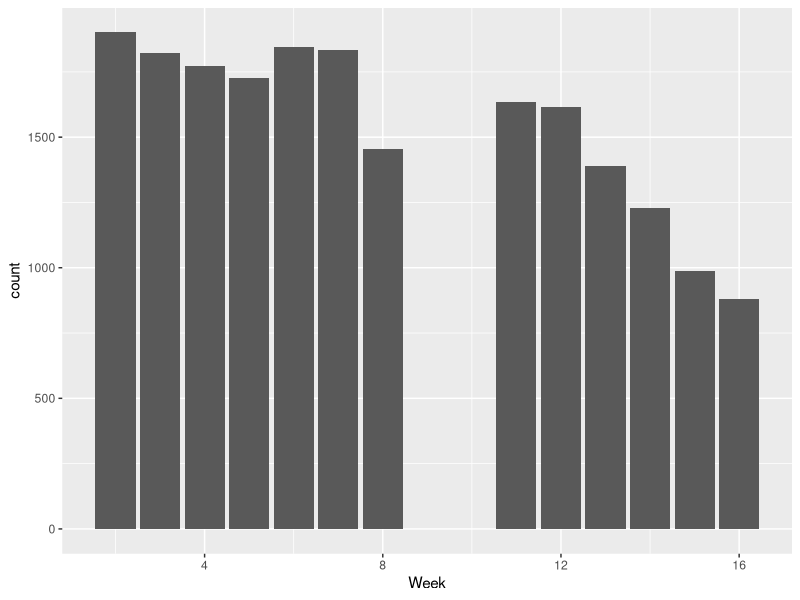
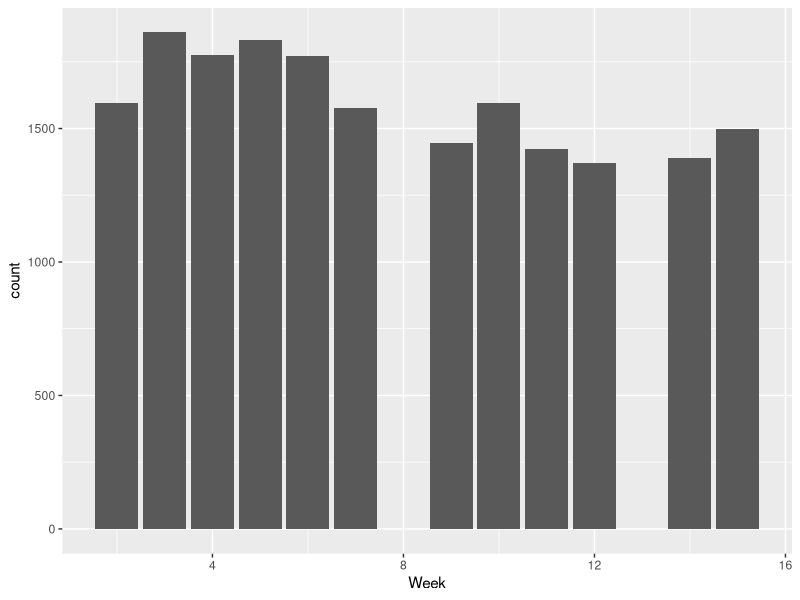
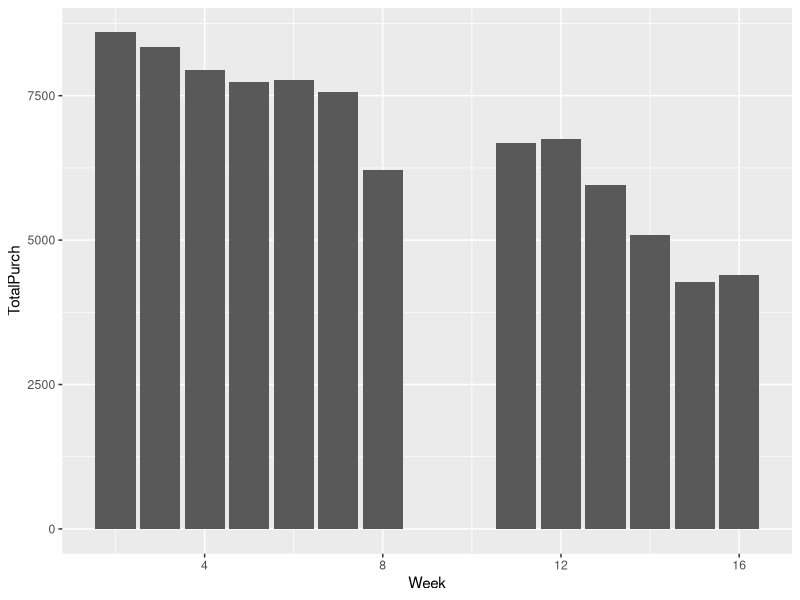
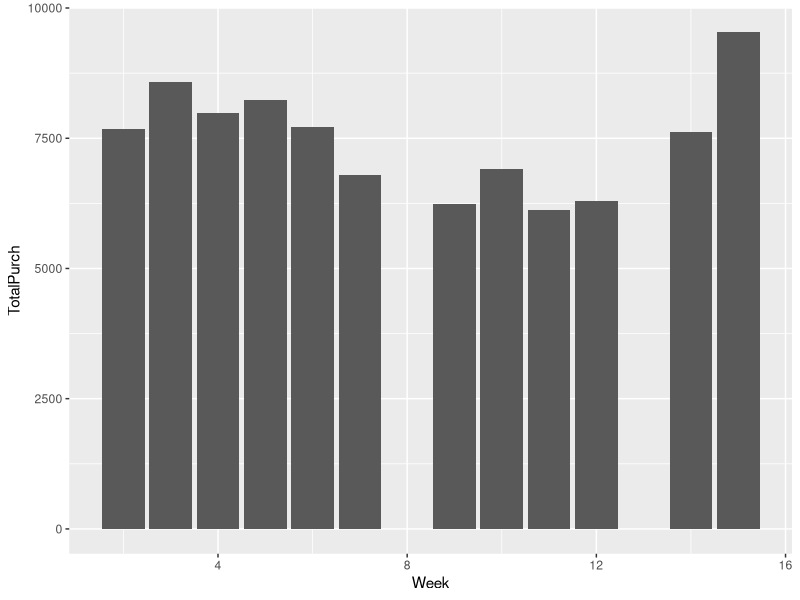
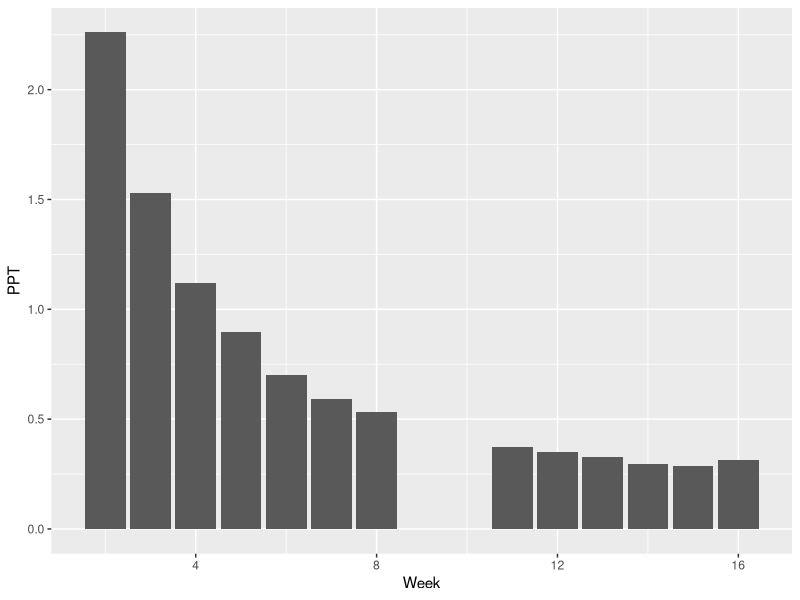
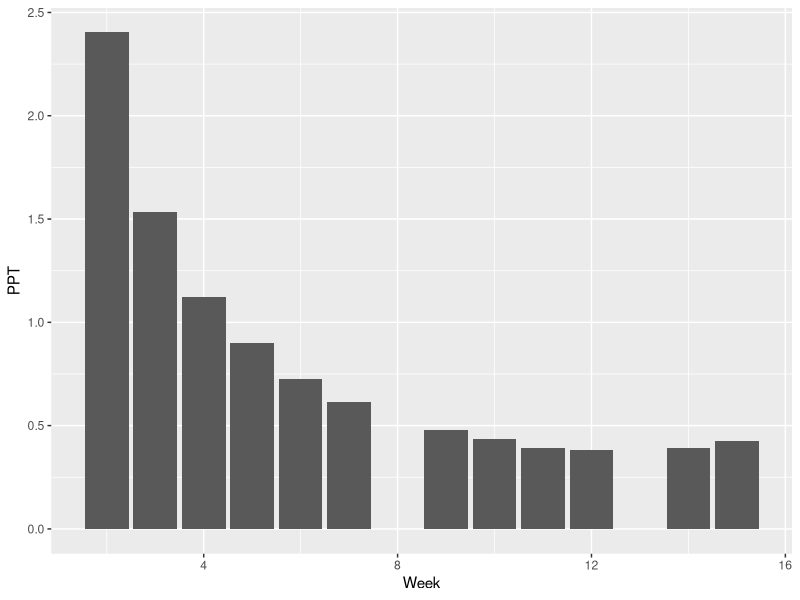
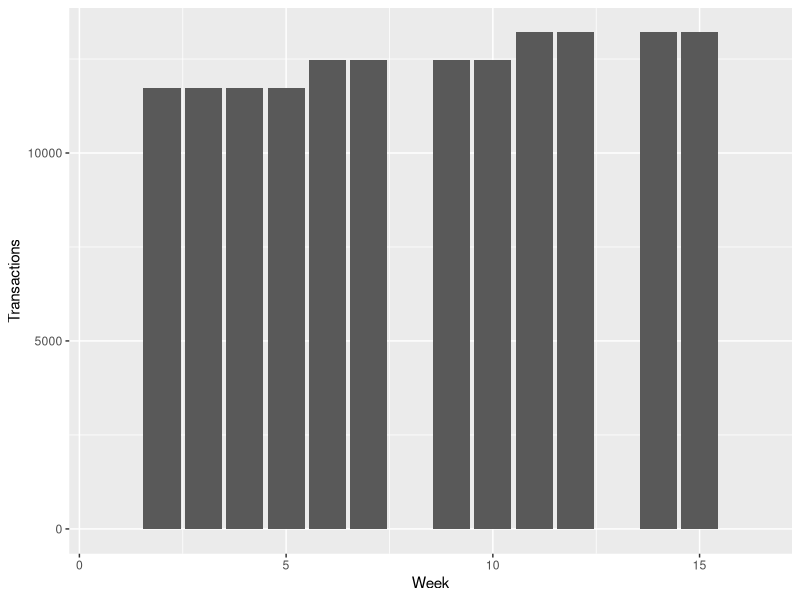
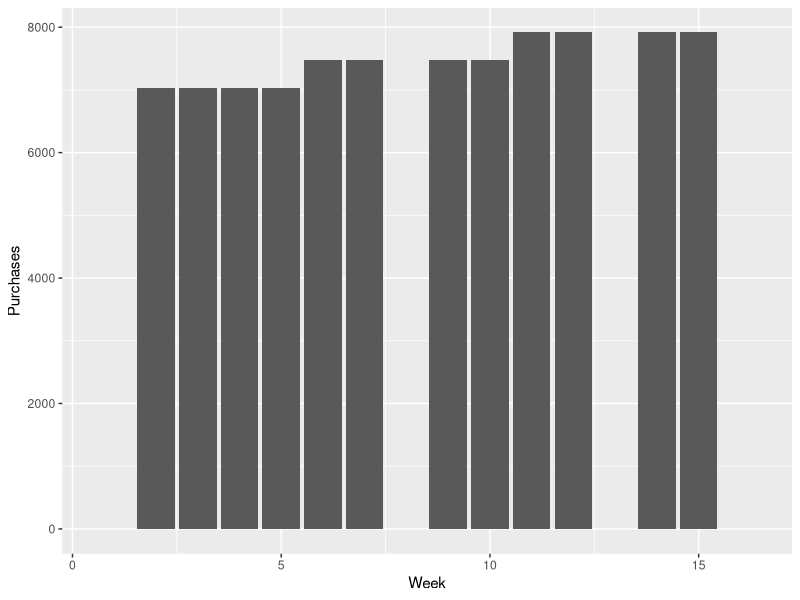

R code for these plots, in order:
## ---- chunk 1
knitr::opts_chunk$set(echo = TRUE, message=FALSE, warning=FALSE, cache=TRUE, 
                      fig.width=7, fig.height=3, fig.align = "center")
library(readr)
library(dplyr)
library(ggplot2)
library(lubridate)
## ---- chunk 2

flex_data <- read_csv("flex_data.csv") 
flex_data <- flex_data %>% mutate(Time = mdy_hm(Time)) %>% mutate(Week = epiweek(Time)) %>% rename(AmountSpent=Price)
flex_data <- flex_data %>% filter(Time >= '2019-01-20' & Time <= '2019-12-19') %>%  filter(AmountSpent > 0)

## ---- chunk 3
#Transactions by week
springtrans <- flex_data %>% filter(Time <= '2019-5-19') %>% mutate(Week = Week-3) %>% filter(Week!=1 & Week!=9 & Week!=10 & Week!=17)
falltrans <- flex_data %>% filter(Time >= '2019-9-1') %>% mutate (Week = Week-35) %>% filter(Week!=1 & Week!=8 & Week!=13 & Week!=16)

ggplot(springtrans) + geom_bar(aes(x=Week))
ggplot(falltrans) + geom_bar(aes(x=Week))
## ---- chunk 4
#Purchases by week
springpurch <- springtrans %>% group_by(Week) %>% summarize(TotalPurch = sum(AmountSpent))
fallpurch <- falltrans %>% group_by(Week) %>% summarize(TotalPurch = sum(AmountSpent))

ggplot(springpurch) + geom_bar(aes(x=Week, y=TotalPurch), stat='identity')
ggplot(fallpurch) + geom_bar(aes(x=Week, y=TotalPurch), stat='identity')
## ---- chunk 5
#Amount Spent Per Transaction
springppt <- springtrans %>% group_by(Week) %>% summarize(TotalTrans = sum(as.double(Week)), TotalPurch = sum(AmountSpent)) %>% mutate(PPT = TotalPurch/TotalTrans)
#springppt <- springtrans %>% group_by(Week) %>% mutate(TotalTrans = count(Week)) %>% summarize(TotalPurch = sum(AmountSpent)) %>% mutate(PPT = TotalPurch/TotalTrans)



fallppt <- falltrans %>% group_by(Week) %>% summarize(TotalTrans = sum(as.double(Week)), TotalPurch = sum(AmountSpent)) %>% mutate(PPT = TotalPurch/TotalTrans)

springppt
fallppt

ggplot(springppt) + geom_bar(aes(x=Week, y=PPT), stat='identity')
ggplot(fallppt) + geom_bar(aes(x=Week, y=PPT), stat='identity')
## ---- chunk 6
#Creation of consistent null dataframes
#Tested - Sums of spring/fall consistent nulls add up to sum of purchases and transactions from spring/fall PPT
sprnullconsistent <- data.frame("Week"=1:17, "Transactions"= c(0,sum(springppt$TotalTrans)/13,sum(springppt$TotalTrans)/13,sum(springppt$TotalTrans)/13,sum(springppt$TotalTrans)/13,sum(springppt$TotalTrans)/13,sum(springppt$TotalTrans)/13,sum(springppt$TotalTrans)/13,0,0,sum(springppt$TotalTrans)/13,sum(springppt$TotalTrans)/13,sum(springppt$TotalTrans)/13,sum(springppt$TotalTrans)/13,sum(springppt$TotalTrans)/13,sum(springppt$TotalTrans)/13,0), "Purchases"= c(0,sum(springppt$TotalPurch)/13,sum(springppt$TotalPurch)/13,sum(springppt$TotalPurch)/13,sum(springppt$TotalPurch)/13,sum(springppt$TotalPurch)/13,sum(springppt$TotalPurch)/13,sum(springppt$TotalPurch)/13,0,0,sum(springppt$TotalPurch)/13,sum(springppt$TotalPurch)/13,sum(springppt$TotalPurch)/13,sum(springppt$TotalPurch)/13,sum(springppt$TotalPurch)/13,sum(springppt$TotalPurch)/13,0))

fallnullconsistent <- data.frame("Week"=1:16, "Transactions"= c(0,sum(fallppt$TotalTrans)/12,sum(fallppt$TotalTrans)/12,sum(fallppt$TotalTrans)/12,sum(fallppt$TotalTrans)/12,sum(fallppt$TotalTrans)/12,sum(fallppt$TotalTrans)/12,0,sum(fallppt$TotalTrans)/12,sum(fallppt$TotalTrans)/12,sum(fallppt$TotalTrans)/12,sum(fallppt$TotalTrans)/12,0,sum(fallppt$TotalTrans)/12,sum(fallppt$TotalTrans)/12,0), "Purchases"= c(0,sum(fallppt$TotalPurch)/12,sum(fallppt$TotalPurch)/12,sum(fallppt$TotalPurch)/12,sum(fallppt$TotalPurch)/12,sum(fallppt$TotalPurch)/12,sum(fallppt$TotalPurch)/12,0,sum(fallppt$TotalPurch)/12,sum(fallppt$TotalPurch)/12,sum(fallppt$TotalPurch)/12,sum(fallppt$TotalPurch)/12,0,sum(fallppt$TotalPurch)/12,sum(fallppt$TotalPurch)/12,0))

## ---- chunk 7
#285/518=55.02% of students believe they spend consistently (1/3 beginning, 1/3 middle, 1/3 end)
#86/518=16.60% of students believe they spend most in beginning (1/2 beginning, 1/3 middle, 1/6 end)
#147/518=28.38% of students believe they spend most at end (1/6 beginning, 1/3 middle, 1/2 end)

#Tested - Sums of spring/fall weighted expectation nulls add up to sum of purchases/transactions from spring/fall  PPT
#Note - each period represents total spending expected during that period, then divided by number of weeks in     that period (spring separated into 4/5/4, fall into 4/4/4)
#Possible error - since spring semester is 13 applicable weeks, middle period is 5 weeks instead of 4,            aritifically deflating average spending in that period
p1springtrans <- .5502*sum(springppt$TotalTrans)*(1/3) + .1660*sum(springppt$TotalTrans)*(1/2) + .2838*sum(springppt$TotalTrans)*(1/6)
p2springtrans <- .5502*sum(springppt$TotalTrans)*(1/3) + .1660*sum(springppt$TotalTrans)*(1/3) + .2838*sum(springppt$TotalTrans)*(1/3)
p3springtrans <- .5502*sum(springppt$TotalTrans)*(1/3) + .1660*sum(springppt$TotalTrans)*(1/6) + .2838*sum(springppt$TotalTrans)*(1/2)

p1springpurch <- .5502*sum(springppt$TotalPurch)*(1/3) + .1660*sum(springppt$TotalPurch)*(1/2) + .2838*sum(springppt$TotalPurch)*(1/6)
p2springpurch <- .5502*sum(springppt$TotalPurch)*(1/3) + .1660*sum(springppt$TotalPurch)*(1/3) + .2838*sum(springppt$TotalPurch)*(1/3)
p3springpurch <- .5502*sum(springppt$TotalPurch)*(1/3) + .1660*sum(springppt$TotalPurch)*(1/6) + .2838*sum(springppt$TotalPurch)*(1/2)

sprnullweighted <- data.frame("Week"=1:17, 
"Transactions"= c(0,p1springtrans/4,p1springtrans/4,p1springtrans/4,p1springtrans/4,p2springtrans/5,p2springtrans/5,p2springtrans/5,0,0,p2springtrans/5,p2springtrans/5,p3springtrans/4,p3springtrans/4,p3springtrans/4,p3springtrans/4,0), 
"Purchases"= c(0,p1springpurch/4,p1springpurch/4,p1springpurch/4,p1springpurch/4,p2springpurch/5,p2springpurch/5,p2springpurch/5,0,0,p2springpurch/5,p2springpurch/5,p3springpurch/4,p3springpurch/4,p3springpurch/4,p3springpurch/4,0))

p1falltrans <- .5502*sum(fallppt$TotalTrans)*(1/3) + .1660*sum(fallppt$TotalTrans)*(1/2) + .2838*sum(fallppt$TotalTrans)*(1/6)
p2falltrans <- .5502*sum(fallppt$TotalTrans)*(1/3) + .1660*sum(fallppt$TotalTrans)*(1/3) + .2838*sum(fallppt$TotalTrans)*(1/3)
p3falltrans <- .5502*sum(fallppt$TotalTrans)*(1/3) + .1660*sum(fallppt$TotalTrans)*(1/6) + .2838*sum(fallppt$TotalTrans)*(1/2)

p1fallpurch <- .5502*sum(fallppt$TotalPurch)*(1/3) + .1660*sum(fallppt$TotalPurch)*(1/2) + .2838*sum(fallppt$TotalPurch)*(1/6)
p2fallpurch <- .5502*sum(fallppt$TotalPurch)*(1/3) + .1660*sum(fallppt$TotalPurch)*(1/3) + .2838*sum(fallppt$TotalPurch)*(1/3)
p3fallpurch <- .5502*sum(fallppt$TotalPurch)*(1/3) + .1660*sum(fallppt$TotalPurch)*(1/6) + .2838*sum(fallppt$TotalPurch)*(1/2)

fallnullweighted <- data.frame("Week"=1:16, 
"Transactions"= c(0,p1falltrans/4,p1falltrans/4,p1falltrans/4,p1falltrans/4,p2falltrans/4,p2falltrans/4,0,p2falltrans/4,p2falltrans/4,p3falltrans/4,p3falltrans/4,0,p3falltrans/4,p3falltrans/4,0), 
"Purchases"= c(0,p1fallpurch/4,p1fallpurch/4,p1fallpurch/4,p1fallpurch/4,p2fallpurch/4,p2fallpurch/4,0,p2fallpurch/4,p2fallpurch/4,p3fallpurch/4,p3fallpurch/4,0,p3fallpurch/4,p3fallpurch/4,0))

#ggplot(sprnullweighted) + geom_bar(aes(x=Week, y=Transactions), stat='identity')
ggplot(fallnullweighted) + geom_bar(aes(x=Week, y=Transactions), stat='identity')
#ggplot(sprnullweighted) + geom_bar(aes(x=Week, y=Purchases), stat='identity')
ggplot(fallnullweighted) + geom_bar(aes(x=Week, y=Purchases), stat='identity')

sum(fallnullweighted$Purchases)
sum(fallnullweighted$Transactions)
